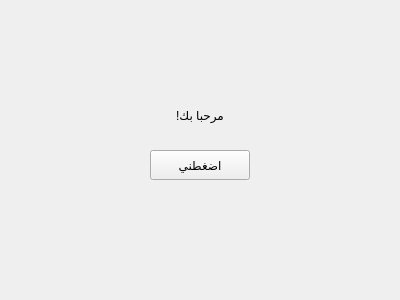
<?xml version="1.0" encoding="UTF-8"?>
<ui version="4.0">
 <class>MainWindow</class>
 <widget class="QMainWindow" name="MainWindow">
  <property name="geometry">
   <rect>
    <x>0</x>
    <y>0</y>
    <width>400</width>
    <height>300</height>
   </rect>
  </property>
  <property name="windowTitle">
   <string>نافذتي PyQt6</string>
  </property>
  <widget class="QWidget" name="centralwidget">
   <widget class="QPushButton" name="pushButton">
    <property name="geometry">
     <rect>
      <x>150</x>
      <y>150</y>
      <width>100</width>
      <height>30</height>
     </rect>
    </property>
    <property name="text">
     <string>اضغطني</string>
    </property>
   </widget>
   <widget class="QLabel" name="label">
    <property name="geometry">
     <rect>
      <x>140</x>
      <y>100</y>
      <width>120</width>
      <height>30</height>
     </rect>
    </property>
    <property name="text">
     <string>مرحبا بك!</string>
    </property>
    <property name="alignment">
     <set>Qt::AlignCenter</set>
    </property>
   </widget>
  </widget>
 </widget>
 <resources/>
 <connections/>
</ui>
